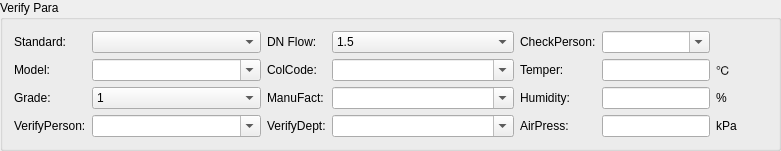
  <widget class="QGroupBox" name="gBox_Head">
   <property name="geometry">
    <rect>
     <x>20</x>
     <y>30</y>
     <width>781</width>
     <height>132</height>
    </rect>
   </property>
   <property name="title">
    <string>Verify Para</string>
   </property>
   <layout class="QGridLayout" name="gridLayout_16">
    <item row="0" column="0">
     <layout class="QGridLayout" name="gridLayout_3">
      <item row="0" column="0">
       <widget class="QLabel" name="label_3">
        <property name="sizePolicy">
         <sizepolicy hsizetype="Fixed" vsizetype="Preferred">
          <horstretch>0</horstretch>
          <verstretch>0</verstretch>
         </sizepolicy>
        </property>
        <property name="text">
         <string>Standard:</string>
        </property>
       </widget>
      </item>
      <item row="0" column="1">
       <widget class="QComboBox" name="cmbStandard">
        <property name="editable">
         <bool>false</bool>
        </property>
       </widget>
      </item>
      <item row="1" column="0">
       <widget class="QLabel" name="label_4">
        <property name="sizePolicy">
         <sizepolicy hsizetype="Fixed" vsizetype="Preferred">
          <horstretch>0</horstretch>
          <verstretch>0</verstretch>
         </sizepolicy>
        </property>
        <property name="text">
         <string>Model:</string>
        </property>
       </widget>
      </item>
      <item row="1" column="1">
       <widget class="QComboBox" name="cmbModel">
        <property name="editable">
         <bool>true</bool>
        </property>
       </widget>
      </item>
      <item row="2" column="0">
       <widget class="QLabel" name="label_7">
        <property name="sizePolicy">
         <sizepolicy hsizetype="Fixed" vsizetype="Preferred">
          <horstretch>0</horstretch>
          <verstretch>0</verstretch>
         </sizepolicy>
        </property>
        <property name="text">
         <string>Grade:</string>
        </property>
       </widget>
      </item>
      <item row="2" column="1">
       <widget class="QComboBox" name="cmbGrade">
        <item>
         <property name="text">
          <string>1</string>
         </property>
        </item>
        <item>
         <property name="text">
          <string>2</string>
         </property>
        </item>
        <item>
         <property name="text">
          <string>3</string>
         </property>
        </item>
       </widget>
      </item>
      <item row="3" column="0">
       <widget class="QLabel" name="label_8">
        <property name="sizePolicy">
         <sizepolicy hsizetype="Fixed" vsizetype="Preferred">
          <horstretch>0</horstretch>
          <verstretch>0</verstretch>
         </sizepolicy>
        </property>
        <property name="text">
         <string>VerifyPerson:</string>
        </property>
       </widget>
      </item>
      <item row="3" column="1">
       <widget class="QComboBox" name="cmbVerifyPerson">
        <property name="editable">
         <bool>true</bool>
        </property>
       </widget>
      </item>
     </layout>
    </item>
    <item row="0" column="1">
     <layout class="QGridLayout" name="gridLayout_4">
      <item row="0" column="0">
       <widget class="QLabel" name="label_5">
        <property name="sizePolicy">
         <sizepolicy hsizetype="Fixed" vsizetype="Preferred">
          <horstretch>0</horstretch>
          <verstretch>0</verstretch>
         </sizepolicy>
        </property>
        <property name="text">
         <string>DN Flow:</string>
        </property>
       </widget>
      </item>
      <item row="0" column="1">
       <widget class="QComboBox" name="cmbFlow">
        <item>
         <property name="text">
          <string>1.5</string>
         </property>
        </item>
        <item>
         <property name="text">
          <string>2.5</string>
         </property>
        </item>
        <item>
         <property name="text">
          <string>3.5</string>
         </property>
        </item>
        <item>
         <property name="text">
          <string>6.0</string>
         </property>
        </item>
        <item>
         <property name="text">
          <string>10</string>
         </property>
        </item>
        <item>
         <property name="text">
          <string>15</string>
         </property>
        </item>
        <item>
         <property name="text">
          <string>25</string>
         </property>
        </item>
        <item>
         <property name="text">
          <string>40</string>
         </property>
        </item>
        <item>
         <property name="text">
          <string>60</string>
         </property>
        </item>
       </widget>
      </item>
      <item row="1" column="0">
       <widget class="QLabel" name="label_6">
        <property name="sizePolicy">
         <sizepolicy hsizetype="Fixed" vsizetype="Preferred">
          <horstretch>0</horstretch>
          <verstretch>0</verstretch>
         </sizepolicy>
        </property>
        <property name="text">
         <string>ColCode:</string>
        </property>
       </widget>
      </item>
      <item row="1" column="1">
       <widget class="QComboBox" name="cmbPickCode">
        <property name="editable">
         <bool>true</bool>
        </property>
       </widget>
      </item>
      <item row="2" column="0">
       <widget class="QLabel" name="label_9">
        <property name="sizePolicy">
         <sizepolicy hsizetype="Fixed" vsizetype="Preferred">
          <horstretch>0</horstretch>
          <verstretch>0</verstretch>
         </sizepolicy>
        </property>
        <property name="text">
         <string>ManuFact:</string>
        </property>
       </widget>
      </item>
      <item row="2" column="1">
       <widget class="QComboBox" name="cmbManufacture">
        <property name="editable">
         <bool>true</bool>
        </property>
       </widget>
      </item>
      <item row="3" column="0">
       <widget class="QLabel" name="label_10">
        <property name="sizePolicy">
         <sizepolicy hsizetype="Fixed" vsizetype="Preferred">
          <horstretch>0</horstretch>
          <verstretch>0</verstretch>
         </sizepolicy>
        </property>
        <property name="text">
         <string>VerifyDept:</string>
        </property>
       </widget>
      </item>
      <item row="3" column="1">
       <widget class="QComboBox" name="cmbVerifyCompany">
        <property name="editable">
         <bool>true</bool>
        </property>
       </widget>
      </item>
     </layout>
    </item>
    <item row="0" column="2">
     <layout class="QGridLayout" name="gridLayout_5">
      <item row="0" column="0">
       <widget class="QLabel" name="label_22">
        <property name="text">
         <string>CheckPerson:</string>
        </property>
       </widget>
      </item>
      <item row="1" column="0">
       <widget class="QLabel" name="label_23">
        <property name="text">
         <string>Temper:</string>
        </property>
       </widget>
      </item>
      <item row="1" column="1">
       <widget class="QLineEdit" name="lnEditVersion_2">
        <property name="sizePolicy">
         <sizepolicy hsizetype="Preferred" vsizetype="Fixed">
          <horstretch>0</horstretch>
          <verstretch>0</verstretch>
         </sizepolicy>
        </property>
       </widget>
      </item>
      <item row="1" column="2">
       <widget class="QLabel" name="label_26">
        <property name="text">
         <string>℃</string>
        </property>
       </widget>
      </item>
      <item row="2" column="0">
       <widget class="QLabel" name="label_24">
        <property name="text">
         <string>Humidity:</string>
        </property>
       </widget>
      </item>
      <item row="2" column="1">
       <widget class="QLineEdit" name="lnEditVersion_3">
        <property name="sizePolicy">
         <sizepolicy hsizetype="Preferred" vsizetype="Fixed">
          <horstretch>0</horstretch>
          <verstretch>0</verstretch>
         </sizepolicy>
        </property>
       </widget>
      </item>
      <item row="2" column="2">
       <widget class="QLabel" name="label_27">
        <property name="text">
         <string>%</string>
        </property>
       </widget>
      </item>
      <item row="3" column="0">
       <widget class="QLabel" name="label_25">
        <property name="text">
         <string>AirPress:</string>
        </property>
       </widget>
      </item>
      <item row="3" column="1">
       <widget class="QLineEdit" name="lnEditVersion_4">
        <property name="sizePolicy">
         <sizepolicy hsizetype="Preferred" vsizetype="Fixed">
          <horstretch>0</horstretch>
          <verstretch>0</verstretch>
         </sizepolicy>
        </property>
       </widget>
      </item>
      <item row="3" column="2">
       <widget class="QLabel" name="label_28">
        <property name="text">
         <string>kPa</string>
        </property>
       </widget>
      </item>
      <item row="0" column="1">
       <widget class="QComboBox" name="cmbChkPerson">
        <property name="editable">
         <bool>true</bool>
        </property>
       </widget>
      </item>
     </layout>
    </item>
   </layout>
  </widget>
